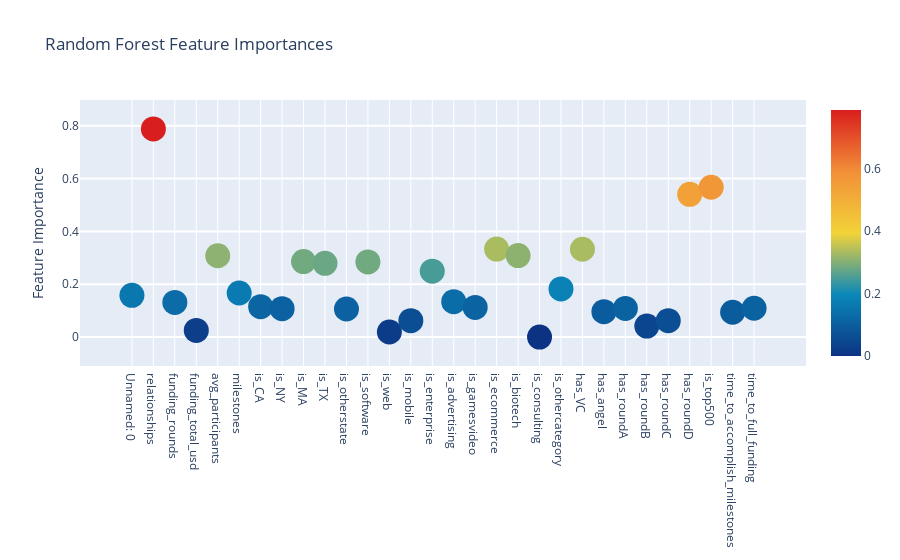

Here is the notebook cell this chart was saved with:
### Code cell
#Create Logistic Regression Feature Importance Graph using the instantiated function
plotly_scatterplots(svc_features, 'Random Forest Feature Importances')

### Figure 1 — Plotly figure (JSON) as saved in the notebook; plotly's stock layout.template omitted (floating-point values rounded to 4 significant figures)
{"data": [{"marker": {"color": [0.1581, 0.7878, 0.1312, 0.02531, 0.3078, 0.1667, 0.1152, 0.1075, 0.2857, 0.2792, 0.1062, 0.2846, 0.01918, 0.06201, 0.2495, 0.1339, 0.1122, 0.3329, 0.3084, 0, 0.1823, 0.3325, 0.09613, 0.1084, 0.04159, 0.06209, 0.5402, 0.5671, 0.09385, 0.109], "colorscale": [[0, "rgb(12,51,131)"], [0.25, "rgb(10,136,186)"], [0.5, "rgb(242,211,56)"], [0.75, "rgb(242,143,56)"], [1, "rgb(217,30,30)"]], "showscale": true, "size": 25, "sizemode": "diameter", "sizeref": 1}, "mode": "markers", "text": ["Unnamed: 0", "relationships", "funding_rounds", "funding_total_usd", "avg_participants", "milestones", "is_CA", "is_NY", "is_MA", "is_TX", "is_otherstate", "is_software", "is_web", "is_mobile", "is_enterprise", "is_advertising", "is_gamesvideo", "is_ecommerce", "is_biotech", "is_consulting", "is_othercategory", "has_VC", "has_angel", "has_roundA", "has_roundB", "has_roundC", "has_roundD", "is_top500", "time_to_accomplish_milestones", "time_to_full_funding"], "type": "scatter", "x": ["Unnamed: 0", "relationships", "funding_rounds", "funding_total_usd", "avg_participants", "milestones", "is_CA", "is_NY", "is_MA", "is_TX", "is_otherstate", "is_software", "is_web", "is_mobile", "is_enterprise", "is_advertising", "is_gamesvideo", "is_ecommerce", "is_biotech", "is_consulting", "is_othercategory", "has_VC", "has_angel", "has_roundA", "has_roundB", "has_roundC", "has_roundD", "is_top500", "time_to_accomplish_milestones", "time_to_full_funding"], "y": [0.1581, 0.7878, 0.1312, 0.02531, 0.3078, 0.1667, 0.1152, 0.1075, 0.2857, 0.2792, 0.1062, 0.2846, 0.01918, 0.06201, 0.2495, 0.1339, 0.1122, 0.3329, 0.3084, 0, 0.1823, 0.3325, 0.09613, 0.1084, 0.04159, 0.06209, 0.5402, 0.5671, 0.09385, 0.109]}], "layout": {"autosize": true, "hovermode": "closest", "showlegend": false, "title": {"text": "Random Forest Feature Importances"}, "yaxis": {"gridwidth": 2, "ticklen": 5, "title": {"text": "Feature Importance"}}}}
